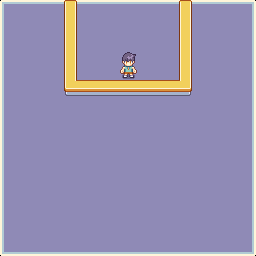

The image is a tile-based game level rendered from a .tmx file. Its description and complete source (layers, tilesets, objects, tile grids) follow:
An orthogonal 16x16 tile map with 16x16 px tiles, 2 tile layers (Warstwa Kafelków 1, Warstwa Kafelków 2), 4 tilesets and 3 objects (player, MapChangeTrigger, AddInteractionTrigger).

<map version="1.10" tiledversion="1.12.1" orientation="orthogonal" renderorder="right-down" width="16" height="16" tilewidth="16" tileheight="16" infinite="0" nextlayerid="7" nextobjectid="24">
 <tileset firstgid="1" source="tileset.tsx" />
 <tileset firstgid="1301" source="table.tsx" />
 <tileset firstgid="1310" source="shop_guy.tsx" />
 <tileset firstgid="1314" source="character.tsx" />
 <layer id="1" name="Warstwa Kafelków 1" width="16" height="16">
  <data encoding="csv">
1083,1084,1084,1084,1084,1084,1084,1084,1084,1084,1084,1084,1084,1084,1084,1085,
1135,1136,1136,1136,1136,1136,1136,1136,1136,1136,1136,1136,1136,1136,1136,1137,
1135,1136,1136,1136,1136,1136,1136,1136,1136,1136,1136,1136,1136,1136,1136,1137,
1135,1136,1136,1136,1136,1136,1136,1136,1136,1136,1136,1136,1136,1136,1136,1137,
1135,1136,1136,1136,1136,1136,1136,1136,1136,1136,1136,1136,1136,1136,1136,1137,
1135,1136,1136,1136,1136,1136,1136,1136,1136,1136,1136,1136,1136,1136,1136,1137,
1135,1136,1136,1136,1136,1136,1136,1136,1136,1136,1136,1136,1136,1136,1136,1137,
1135,1136,1136,1136,1136,1136,1136,1136,1136,1136,1136,1136,1136,1136,1136,1137,
1135,1136,1136,1136,1136,1136,1136,1136,1136,1136,1136,1136,1136,1136,1136,1137,
1135,1136,1136,1136,1136,1136,1136,1136,1136,1136,1136,1136,1136,1136,1136,1137,
1135,1136,1136,1136,1136,1136,1136,1136,1136,1136,1136,1136,1136,1136,1136,1137,
1135,1136,1136,1136,1136,1136,1136,1136,1136,1136,1136,1136,1136,1136,1136,1137,
1135,1136,1136,1136,1136,1136,1136,1136,1136,1136,1136,1136,1136,1136,1136,1137,
1135,1136,1136,1136,1136,1136,1136,1136,1136,1136,1136,1136,1136,1136,1136,1137,
1135,1136,1136,1136,1136,1136,1136,1136,1136,1136,1136,1136,1136,1136,1136,1137,
1187,1188,1188,1188,1188,1188,1188,1188,1188,1188,1188,1188,1188,1188,1188,1189
</data>
 </layer>
 <layer id="2" name="Warstwa Kafelków 2" width="16" height="16">
  <data encoding="csv">
0,0,0,0,827,0,0,0,0,0,0,829,0,0,0,0,
0,0,0,0,879,0,0,0,0,0,0,881,0,0,0,0,
0,0,0,0,879,0,0,0,0,0,0,881,0,0,0,0,
0,0,0,0,879,0,0,1310,1311,0,0,881,0,0,0,0,
0,0,0,0,879,0,0,1312,1313,0,0,881,0,0,0,0,
0,0,0,0,931,932,932,932,932,932,932,933,0,0,0,0,
0,0,0,0,0,0,0,0,0,0,0,0,0,0,0,0,
0,0,0,0,0,0,0,0,0,0,0,0,0,0,0,0,
0,0,0,0,0,0,0,0,0,0,0,0,0,0,0,0,
0,0,0,0,0,0,0,0,0,0,0,0,0,0,0,0,
0,0,0,0,0,0,0,0,0,0,0,0,0,0,0,0,
0,0,0,0,0,0,0,0,0,0,0,0,0,0,0,0,
0,0,0,0,0,0,0,0,0,0,0,0,0,0,0,0,
0,0,0,0,0,0,0,0,0,0,0,0,0,0,0,0,
0,0,0,0,0,0,0,0,0,0,0,0,0,0,0,0,
0,0,0,0,0,0,0,0,0,0,0,0,0,0,0,0
</data>
 </layer>
 <objectgroup id="6" name="objects">
  <object id="21" name="player" gid="1314" x="111.68" y="237.842" width="32" height="32" />
 </objectgroup>
 <objectgroup id="5" name="trigger">
  <object id="20" type="MapChangeTrigger" x="95.7051" y="244.114" width="63.9504" height="11.2464">
   <properties>
    <property name="target_map" value="START" />
   </properties>
  </object>
  <object id="23" type="AddInteractionTrigger" x="102.982" y="95.4845" width="51.3808" height="10.3644">
   <properties>
    <property name="interaction_type" value="SHOP" />
   </properties>
  </object>
 </objectgroup>
</map>
